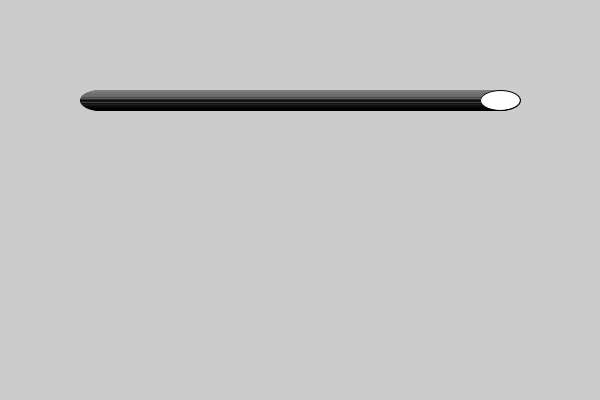
Frame 1 (no input)
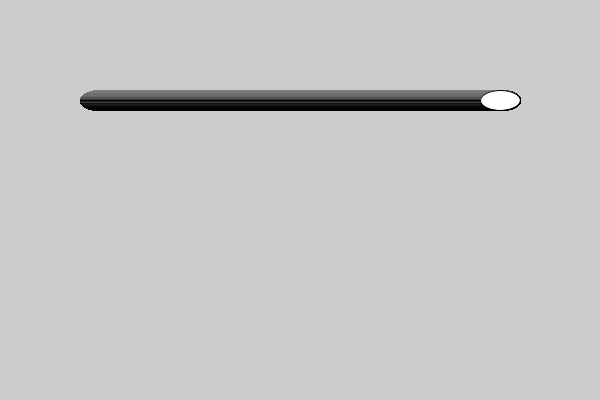
Frame 60 (the mouse pressed at the canvas centre just before this capture)
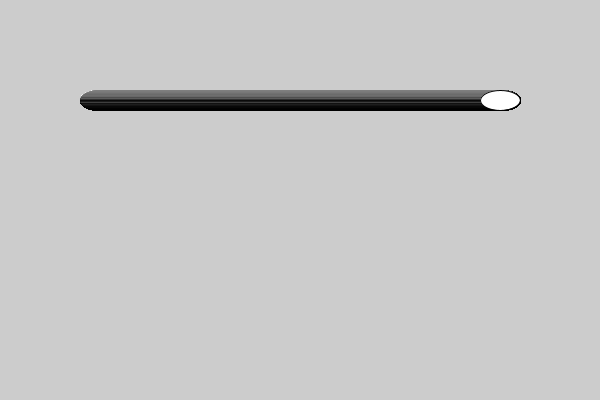
Frame 120 (the mouse held since frame 60 and released just before this capture)

The Processing sketch that drew these frames (run headless with seeded random() and noise(); from frame 60 on, the mouse is pressed at the canvas centre):

// Processing sketch: sketch_8
// ── sketch_8.pde
int i = 100;
void setup() {
  // create a window with hight 600 and width 400
  size(600, 400);
}
void draw() {
  for(i=100; i<= 500; i++)
ellipse(i, 100, 40, 20);
}
